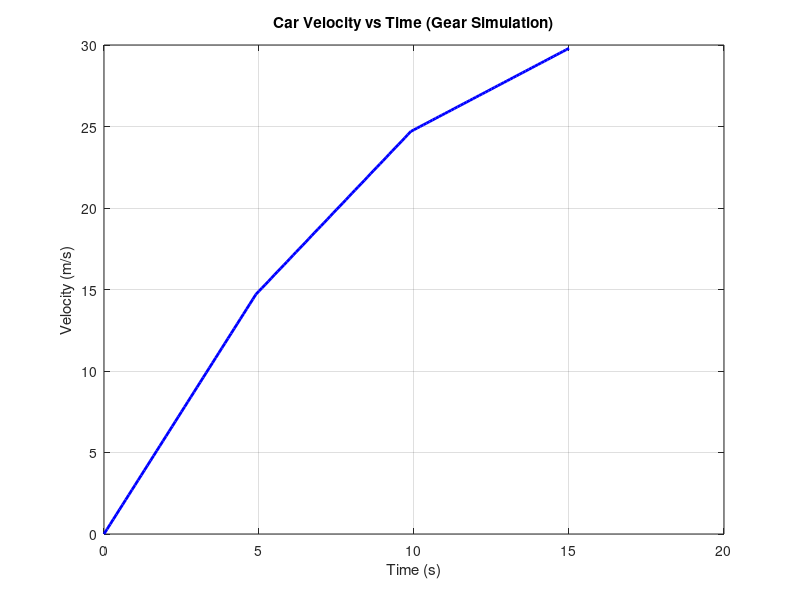
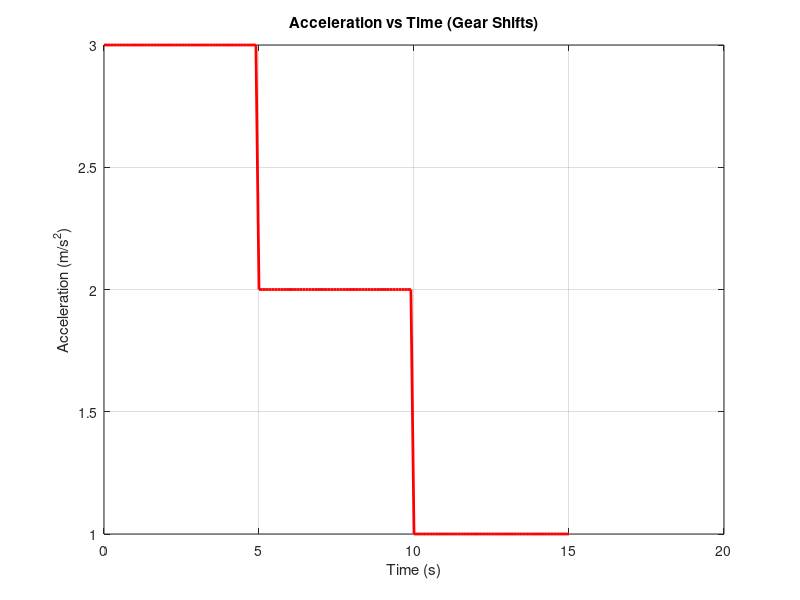

Write the MATLAB code that produced these figures, in order.
clc; clear; close all;

t = 0:0.1:15;
a = zeros(size(t));

%gear values
a1 = 3;   % Gear 1
a2 = 2;   % Gear 2
a3 = 1;   % Gear 3

%shift intervals
gear1 = (t >= 0 & t < 5);
gear2 = (t >= 5 & t < 10);
gear3 = (t >= 10 & t <= 15);

a(gear1) = a1;
a(gear2) = a2;
a(gear3) = a3;

v = zeros(size(t));
dt = t(2) - t(1);

for i = 2:length(t)
    v(i) = v(i-1) + a(i)*dt;
end

% Plot 
figure;
plot(t, v, 'b', 'LineWidth', 2);
xlabel('Time (s)');
ylabel('Velocity (m/s)');
title('Car Velocity vs Time (Gear Simulation)');
grid on;

figure;
plot(t, a, 'r', 'LineWidth', 2);
xlabel('Time (s)');
ylabel('Acceleration (m/s^2)');
title('Acceleration vs Time (Gear Shifts)');
grid on;

% Final speed
fprintf('Final velocity at t = 15 s: %.2f m/s\n', v(end));
